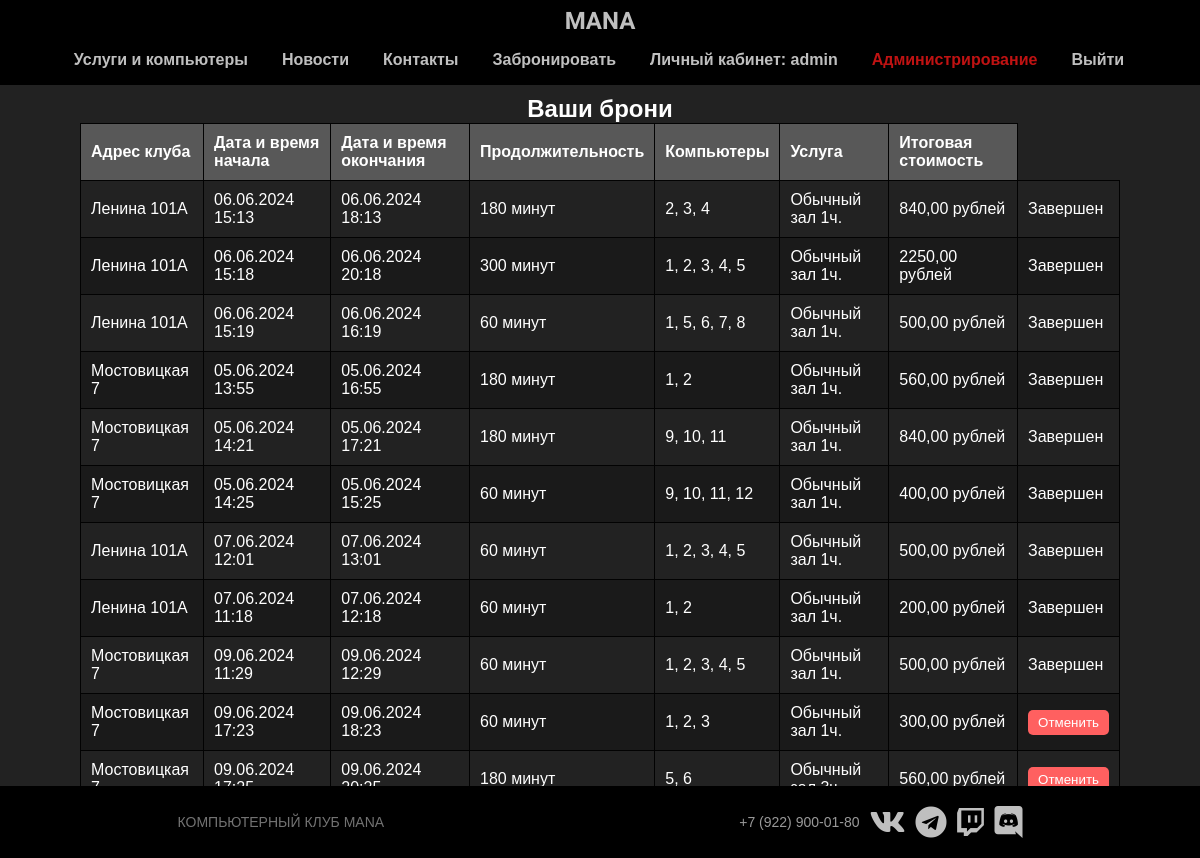
Page /account (signed in) on the committed database.
### booking/models.py (models this page shows, shortened)
class Order(models.Model):
    user = models.ForeignKey(User, on_delete=models.CASCADE, null=True, blank=True, verbose_name="Пользователь")
    club = models.CharField(max_length=50, choices=ADRESS_CHOICES, default="Мостовицкая 7", verbose_name="Адрес клуба")
    day = models.DateField(default=datetime.now, verbose_name="Дата посещения")
    time = models.TimeField(verbose_name="Время посещения")
    duration = models.CharField(max_length=20,default='60', verbose_name="Длительность посещения")
    time_ordered = models.DateTimeField(default=datetime.now, blank=True, verbose_name="Дата и время заказа")
    computers = models.ManyToManyField(Computers, blank=True, verbose_name="Компьютеры")
    services = models.CharField(max_length=50, default="Обычный зал 1ч.", verbose_name="Услуга")
    count_services = models.CharField(max_length=20,default='1', verbose_name="Количество услуг")
    num_computers = models.PositiveIntegerField(default=1, verbose_name="Количество компьютеров")
    total_sum = models.DecimalField(max_digits=10, decimal_places=2, default=0.00, verbose_name="Сумма заказа")
    class Meta:
        verbose_name = 'Заказ'
        verbose_name_plural = "Заказы"

### mana/models.py (models this page shows, shortened)
class Computers(models.Model):
    STATUS_CHOICES = [
        ('default', 'Обычный зал'),
        ('vip', 'Вип зал'),
        ('premium', 'Премиум зал'),
    ]
    STATUS_WORK = [
        ('works', 'Работает'),
        ('broken', 'Сломан'),
    ]
    title = models.CharField(max_length=255, verbose_name="Название")
    parameters = models.TextField(blank=True, verbose_name="Комментарий")
    status = models.CharField(
        max_length=10,
        choices=STATUS_WORK,
        default='works',
        verbose_name="Статус"
    )
    room = models.CharField(
        max_length=20,
        choices=STATUS_CHOICES,
        default='default',
        verbose_name="Комната"
    )
    class Meta:
        verbose_name = 'Компьютер'
        verbose_name_plural = "Компьютеры"

### mana/views.py (the view)
# urls.py: path('account', views.account, name='account'),
@login_required
def account(request):
    order = Order.objects.filter(user=request.user).prefetch_related('computers')
    for o in order:
        o.end_datetime, o.formated_end_datetime = calculate_end_datetime(o.day, o.time, o.duration)
    current_datetime = datetime.now()
    context = {
        'data': order,
        'current_datetime': current_datetime,
    }
    return render(request, 'mana/html/account.html', context)

### mana/views.py (called while the page is built)
def calculate_end_datetime(day, time, duration):
    start_datetime = datetime.combine(day, time)
    end_datetime = start_datetime + timedelta(minutes=int(duration))
    formatted_end_datetime = end_datetime.strftime('%d.%m.%Y %H:%M')
    return end_datetime, formatted_end_datetime

### mana/templates/mana/html/account.html (shortened to what this page needs)
{% load static %}
<!DOCTYPE html>
<html>
  <head>
    <head>
    </head>
    <link rel="stylesheet" type="text/css" media="screen" href="{% static 'mana/css/header_footer.css' %}" />
    <link rel="stylesheet" type="text/css" media="screen" href="{% static 'mana/css/account.css' %}" />
    <link rel="stylesheet" type="text/css" media="screen" href="{% static 'mana/css/responsive.css' %}" />
    <link
      rel="stylesheet"
      href="https://use.fontawesome.com/releases/v5.1.0/css/all.css"
    />
  </head>
  <body>
    <header>
      <div id="logo">
        <h2> <a href="{% url 'home' %}"> MANA </a></h2>
      </div>
      <nav id="menu">
        <div id="navbar">
          <ul class="menu__box">
            <li><a href="{% url 'services' %}"> Услуги и компьютеры </a></li>
            <li><a href="{% url 'news' %}"> Новости </a></li>
            <li><a href="{% url 'about' %}"> Контакты </a></li>
            <li>
              <a class="order" href="{% url 'booking:order' %}"> Забронировать </a>
            </li>
            {% if user.is_authenticated %}
              <li>
                <a class="account" href="{% url 'account' %}"> Личный кабинет: {{ user }} </a>
              </li>
              {% if user.is_authenticated and user.username == "admin" %}
                <li><a class="admin-link"  href="{% url 'admin:login' %}"> Администрирование </a></li>
              {% endif %}
              <li>
                <a class="account" href="{% url 'users:logout' %}"> Выйти </a>
              </li>
              {% else %}
              <li>
                <a class="sign" href="{% url 'users:register' %}"> Регистрация </a>
              </li>
              <li><a class="sign" href="{% url 'users:login' %}"> Вход </a></li>
            {% endif %}
      </nav>
    </header>
    <main>
      <section class="orders">
        <h2>Ваши брони</h2>
        <table>
          <thead>
            <tr>
              <th>Адрес клуба</th>
              <th>Дата и время начала</th>
              <th>Дата и время окончания</th>
              <th>Продолжительность</th>
              <th>Компьютеры</th>
              <th>Услуга</th>
              <th>Итоговая стоимость</th>
            </tr>
          </thead>
          <tbody>
            {% for order in data %}
              <tr>
                <td>{{ order.club }}</td>
                <td>{{ order.day|date:"d.m.Y" }}   {{order.time}}</td>
                <td>{{ order.formated_end_datetime }}</td>
                <td>{{ order.duration }} минут</td>
                <td>
                  {% for computer in order.computers.all %}
                    {{ computer.id }}{% if not forloop.last %}, {% endif %}
                  {% endfor %}
                </td>
                <td>{{ order.services }}</td>
                <td>{{ order.total_sum }} рублей</td>
                <td>
                  {% if order.end_datetime > current_datetime %}
                    <form method="post" action="{% url 'delete_order' order.id %}">
                        <button type="submit" class="delete-button">Отменить</button>
                    </form>
                  {% else %}
                    Завершен
                  {% endif %}
                </td>
              </tr>
            {% endfor %}
          </tbody>
        </table>
      </section>
    </main>
  </body>
  <footer id="contact">
    <p><a class = "footer_name" href="{% url 'home' %}">КОМПЬЮТЕРНЫЙ КЛУБ MANA</a></p>
    <ul>
      <p>+7 (922) 900-01-80</p>
      <li>
        <a href="https://vk.com/mana_kirov"><i class="fab fa-vk fa-2x"></i></a>
      </li>
      <li>
        <a href="https://t.me/mana_kirov"
          ><i class="fab fa-telegram fa-2x"></i
        ></a>
      </li>
      <li>
        <a
          href="https://vk.com/away.php?to=https%3A%2F%2Fwww.twitch.tv%2Fmana_off"
          ><i class="fab fa-twitch fa-2x"></i
        ></a>
      </li>
      <li>
        <a href="https://discord.gg/A8pYcmUvqf"
          ><i class="fab fa-discord fa-2x"></i
        ></a>
      </li>
    </ul>
  </footer>
</html>

### mana/static/mana/css/header_footer.css (style rules this page uses)
*, *:before, *:after { margin: 0; padding: 0; position: relative; box-sizing: border-box; -webkit-box-sizing: border-box; -moz-box-sizing: border-box; scroll-behavior: smooth; }
html { font: normal 16px sans-serif; color: #555; }
a { cursor: pointer; text-decoration: none; opacity: 0.75; color: #fff; }
body { font-family: "Poppins", sans-serif; background-color: rgb(34, 34, 34); color: black; scroll-behavior: smooth; }
a, li { text-decoration: none; background: transparent; border: 0; margin: 0; padding: 0; vertical-align: baseline; }
header { width: 100%; margin: auto; padding: 0px 50px; min-height: auto; display: flex; justify-content: space-between; align-items: center; flex-direction: column; position: sticky; left: 0; right: 0; z-index: 999; color: #fff; background-color: #000000; transition: 0.5s; }
#logo { padding-top: 7px; display: flex; justify-content: space-around; align-items: center; width: 100%; }
#menu { height: auto; width: 100%; display: flex; justify-content: center; align-items: center; }
#navbar { display: flex; flex-direction: row; margin-right: 15px; }
#navbar ul { display: flex; list-style: none; flex-direction: row; }
#navbar ul li { width: max-content; border: 0px solid; margin: 0 2px; }
#navbar ul li a { width: 100%; height: 50px; color: rgb(255, 255, 255); display: flex; justify-content: center; align-items: center; padding: 5px 15px; font-weight: bold; }
#navbar ul li .admin-link { color: rgb(255, 25, 25); }
header h2 { font-family: "Quicksand", sans-serif; color: #ffcc00; }
footer { display: flex; justify-content: space-around; background-color: #000000; color: #fff; padding: 20px 0; position: fixed; bottom: 0; width: 100%; }
footer ul { display: flex; text-align: right; justify-content: space-between; padding: 0; }
footer ul li { margin-left: 10px; }
footer p { text-transform: uppercase; font-size: 14px; opacity: 0.6; align-self: center; }
li { list-style: none; }

### mana/static/mana/css/account.css (style rules this page uses)
* { margin: 0; box-sizing: border-box; padding: 0; }
html { font: normal 16px sans-serif; color: #1d1d1d; }
section { display: flex; flex-direction: column; align-items: center; padding: 10px 80px; color: #ffffff; }
.orders { margin-bottom: 40px; }
table { width: auto; border-collapse: collapse; }
table th, table td { padding: 10px; border: 1px solid #020202; text-align: left; }
table th { background-color: #585858; }
table tbody tr:nth-child(even) { background-color: #1a1a1a; }
.delete-button { background-color: #ff6060; color: white; border: none; padding: 5px 10px; cursor: pointer; border-radius: 5px; }

### rows in the picture
Order: club "Ленина 101А", day "06.06.2024", time "15:13", formated_end_datetime "06.06.2024 18:13", duration "180", services "Обычный зал 1ч.", total_sum "840,00", shows "Завершен"
Computers: id "2"
Computers: id "3"
Computers: id "4"
Order: club "Ленина 101А", day "06.06.2024", time "15:18", formated_end_datetime "06.06.2024 20:18", duration "300", services "Обычный зал 1ч.", total_sum "2250,00", shows "Завершен"
Computers: id "1"
Computers: id "5"
Order: club "Ленина 101А", day "06.06.2024", time "15:19", formated_end_datetime "06.06.2024 16:19", duration "60", services "Обычный зал 1ч.", total_sum "500,00", shows "Завершен"
Computers: id "6"
Computers: id "7"
Computers: id "8"
Order: club "Мостовицкая 7", day "05.06.2024", time "13:55", formated_end_datetime "05.06.2024 16:55", duration "180", services "Обычный зал 1ч.", total_sum "560,00", shows "Завершен"
Order: club "Мостовицкая 7", day "05.06.2024", time "14:21", formated_end_datetime "05.06.2024 17:21", duration "180", services "Обычный зал 1ч.", total_sum "840,00", shows "Завершен"
Computers: id "9"
Computers: id "10"
Computers: id "11"
Order: club "Мостовицкая 7", day "05.06.2024", time "14:25", formated_end_datetime "05.06.2024 15:25", duration "60", services "Обычный зал 1ч.", total_sum "400,00", shows "Завершен"
Computers: id "12"
Order: club "Ленина 101А", day "07.06.2024", time "12:01", formated_end_datetime "07.06.2024 13:01", duration "60", services "Обычный зал 1ч.", total_sum "500,00", shows "Завершен"
Order: club "Ленина 101А", day "07.06.2024", time "11:18", formated_end_datetime "07.06.2024 12:18", duration "60", services "Обычный зал 1ч.", total_sum "200,00", shows "Завершен"
Order: club "Мостовицкая 7", day "09.06.2024", time "11:29", formated_end_datetime "09.06.2024 12:29", duration "60", services "Обычный зал 1ч.", total_sum "500,00", shows "Завершен"
Order: club "Мостовицкая 7", day "09.06.2024", time "17:23", formated_end_datetime "09.06.2024 18:23", duration "60", services "Обычный зал 1ч.", total_sum "300,00", shows "Отменить"
Order: club "Мостовицкая…", day "09.06.2024", formated_end_datetime "09.06.2024…", duration "180", services "Обычный…", total_sum "560,00", shows "Отменить"

### other values in the picture
{{ user }} "admin"
